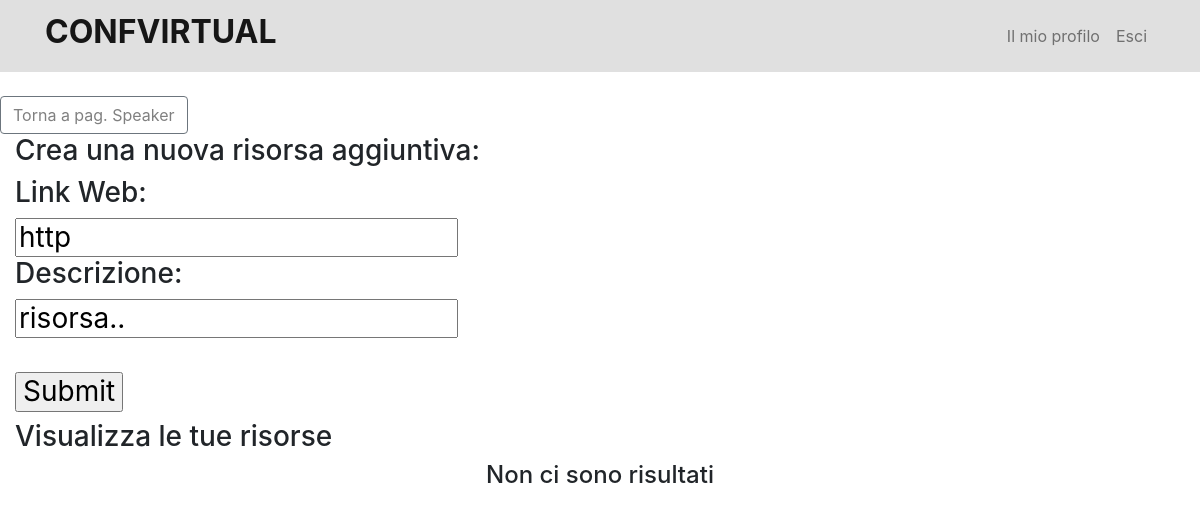
/Actions/paginaRisorsa.php (signed in), run on an earlier commit of the app's database.
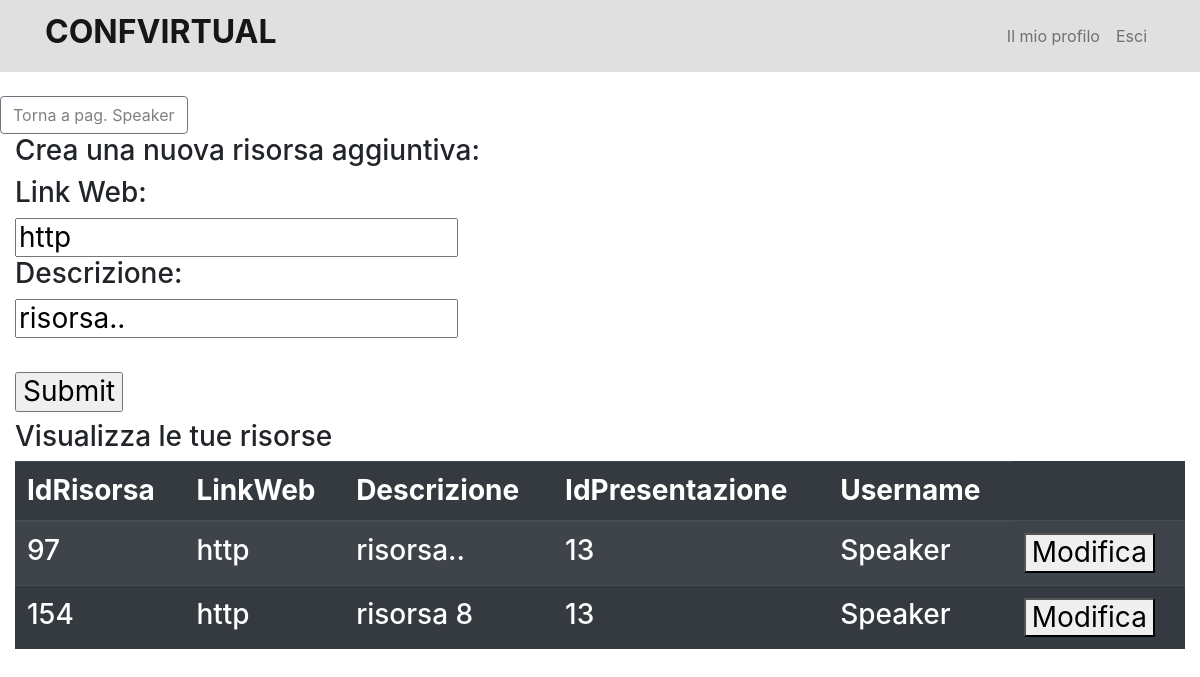
And on a later commit of the database.
### tables this page shows
CREATE TABLE `risorsaaggiuntiva` (
  `IdRisorsa` int(11) NOT NULL,
  `LinkWeb` varchar(45) NOT NULL,
  `Descrizione` varchar(45) NOT NULL,
  `IdPresentazione` int(11) NOT NULL,
  `Username` varchar(45) DEFAULT NULL
);

### Actions/paginaRisorsa.php (the view, shortened to what this page needs)
<?php require('../Components/head.php'); ?>
<?php require('../Components/navbar.php'); ?>
<?php require('../Actions/connessioneDB.php'); ?>
<br>
<td><button class="btn btn-outline-secondary" type="submit"><a href="./paginaSpeaker.php" style="color:grey;"> Torna a pag. Speaker</a> </button></form> </td>
<section>
  <div class="col-12">
        <h3> Crea una nuova risorsa aggiuntiva: <h3>
            <form method="POST" action="./inserisciRisorsa.php">
                <label for="LinkWeb">Link Web:</label><br>
                <input type="text" id="LinkWeb" name="LinkWeb" value="http"><br>
                <label for="Descrizione">Descrizione:</label><br>
                <input type="text" id="Descrizione" name="Descrizione" value="risorsa.."><br><br>
                <input type="submit" value="Submit">
            </form>
            <h3> Visualizza le tue risorse  <h3>
<?php
        $result = mysqli_query($db, 'SELECT * FROM risorsaaggiuntiva WHERE Username = "'.$_SESSION["utente"].'"');
        if(mysqli_num_rows($result) > 0) {
        echo "<table class='table table-dark table-striped'>";
        echo "<thead> <tr>";
        $field = $result->fetch_fields();
        $fields = array();
        $j = 0;
        foreach ($field as $col) {
            echo "<th>" . $col->name . "</th>";
            array_push($fields, array(++$j, $col->name));
        }
        echo "</tr>";
        echo "</thead>";
        echo "<tbody>";
        while ($row = $result->fetch_array()) {
            echo "<tr>";
            for ($i = 0; $i < sizeof($fields); $i++) {
                $fieldname = $fields[$i][1];
                $filedvalue = $row[$fieldname];
                echo "<td>" . $filedvalue . "</td>";
            }
    ?>
            <td><form action="./paginaModificaRisorsa.php" method="POST"><button type="submit"> Modifica </button></form> </td>
    <?php
                echo "</tr>";
            }
            echo "</tbody>";
            echo "</table>";
        } else {
            echo '<center> <h4> Non ci sono risultati </h4> </center>';
        }
    ?>
  </div>
</section>

### Components/head.php (shortened to what this page needs)
<!DOCTYPE html>
<html lang="en">
<head>
<link rel="stylesheet" href="\Progetto_Basi\confvirtual\css\style.css">
<link rel="stylesheet" href="https://cdn.jsdelivr.net/npm/bootstrap@4.3.1/dist/css/bootstrap.min.css">
</head>
<body>

### Components/navbar.php (shortened to what this page needs)
<nav class="navbar navbar-expand-lg navbar-light col-lg-12" style="background-color: #E0E0E0;">
  <div class="container">
    <a class="navbar-brand" href="/Progetto_Basi/confvirtual/Home.php">
      <h2> <b> CONFVIRTUAL </b> </h2>
    </a>
    <div class="collapse navbar-collapse justify-content-end" id="navbarNav">
        <ul class="navbar-nav">
    <?php
    if (isset($_SESSION['utente'])) {
    ?>
    <?php
        if($_SESSION["tipo"] == 'Amministratore'){
            echo '<li class="nav-item">
                 <a class="nav-link" href="/Progetto_Basi/confvirtual/Admin.php"> Il mio profilo </a>
                </li>
                <li class="nav-item">
                 <a class="nav-link" href="/Progetto_Basi/confvirtual/Actions/Authentication/LogOut.php"> Esci </a>
                 </li>';
        }
        else if($_SESSION["tipo"]  == 'Speaker'){
          echo '<li class="nav-item">
              <a class="nav-link" href="/Progetto_Basi/confvirtual/Actions/paginaSpeaker.php"> Il mio profilo </a>
               </li>
               <li class="nav-item">
               <a class="nav-link" href="/Progetto_Basi/confvirtual/Actions/Authentication/LogOut.php"> Esci </a>
               </li>';
        }
        ?>
    <?php
    }
    ?>
      </ul>
    </div>
  </div>
</nav>

### css/style.css (style rules this page uses)
div.container { display: inline-block; }

What changed in the data, as far as the page shows it:
added risorsaaggiuntiva: IdRisorsa "97", LinkWeb "http", Descrizione "risorsa..", IdPresentazione "13", Username "Speaker"
added risorsaaggiuntiva: IdRisorsa "154", LinkWeb "http", Descrizione "risorsa 8", IdPresentazione "13", Username "Speaker"
Also different on the page:
new list line: "IdRisorsa"
new list line: "LinkWeb"
new list line: "Descrizione"
new list line: "IdPresentazione"
new list line: "Username"
text no longer shown: "Non ci sono risultati"
